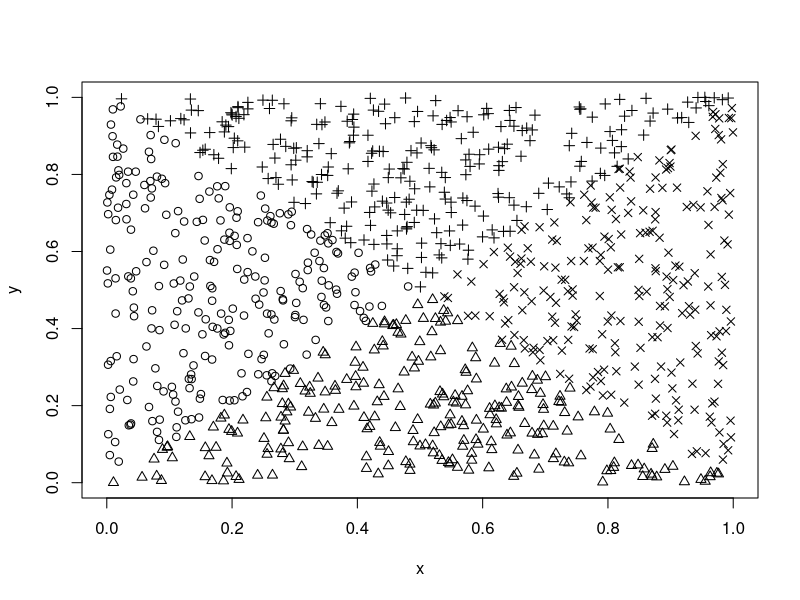

The R script that drew this image: (Note: this script raises an error after producing the figure.)
#Nicolo Frasco
#nfrasco@iu.edu

#Question 1
#A. Can't be found, there are not enough kale-eating Massachusetts adults who were surveyed.
#B. 0.075 --> rounds to .08
#C. Diabetic non-kale eaters: 0.11 +/- 0.002, Diabetic kale eaters: 0.08 +/- 0.005
#D. Yes, because the highest probability of a kale eater actually having diabetes is 0.085, and the lowest probability of a non-kale eater actually having diabetes is 0.108.
#E. No, you would need to account for more factors such as family istory or their entire diet. Some people are also predisposed to having/developing diabetes. 
#F. A possible theory could be that they exercise more and eat less processed foods compared to tge non-kale eaters.



#Question 2
#A. I believe there isn't enough information to back this claim. It's very possible that people who end up with less rates of diabetes than those who eat kale end up that way out of coincidence. Just not enough background/evidence
#B. Saying Health-conscious is very vague and subjective, as someone who eats poorly and then has a kale salad may call themselves "health-conscious." Not enough evidence.
#C. When you use runif(), the number is random. This means people with diabetes may end up in the kale-eating group and vice-versa. Not enough evidence.



#Question 3
x = runif(1000) # values for X
y = runif(1000) # values for Y
event_a = x < 1 - y # Set up event A
event_b = x < y # Set up event B
U = rep(0, 1000) 

for(i in 1:1000){
  if(event_a[i] && event_b[i]){
    U[i] = 1;
  } else if (event_a[i] && !event_b[i]){
    U[i] = 2;
  } else if (!event_a[i] && event_b[i]){
    U[i] = 3;
  } else if (!event_a[i] && !event_b[i]){
    U[i] = 4;
  }
}

plot(x, y, pch=U)

probA = sum(event_a) / 1000 #probability of A
probB = sum(event_b) / 1000 #probability of B

upperA = probA + 1.96*sqrt(probA*(1-probA)/N) #upper confidence interval - a
lowerA = probA - 1.96*sqrt(probA*(1-probA)/N) #lower confidence interval - a

pAandB = (probA * pB) / pB #joint probability - a and b

uppercon = probAandB + 1.96*sqrt(probAandB*(1-probAandB)/N) #upper confidence interval - a (given B)
lowercon = probAandB - 1.96*sqrt(probAandB*(1-probAandB)/N) #lower confidence interval - a (given B)

#Yes they are consistent, and because the points on the graph don't overlap with one anotherwhich makes them independent.



#Question 4
N = 1000000
x = runif(N)
a = x < .5
b = ((2*x) %% 1) < .5 # input function from HW
prob_A = sum(a) / N #probability of A
prob_B = sum(b) / N #probability of B

prob_AandB = prob_A * prob_B #joint-probability for ease of calculation

upper_A = prob_A + 1.96*sqrt(prob_A*(1-prob_A)/N) #upper confidence interval - a
lower_A = prob_A - 1.96*sqrt(prob_A*(1-prob_A)/N) #lower confidence interval - a

upper_B = prob_B + 1.96*sqrt(prob_B*(1-prob_B)/N) #upper confidence interval - B
lower_B = prob_B - 1.96*sqrt(prob_B*(1-prob_B)/N) #lower confidence interval - B

upper_AandB = prob_AandB - 1.96*sqrt(prob_AandB*(1-prob_AandB)/N) #upper confidence interval - a&b
lower_AandB = prob_AandB - 1.96*sqrt(prob_AandB*(1-prob_AandB)/N) #lower confidence interval - a&b

print(prob_AandB / prob_B)
print(prob_A)
#Yes A and B are independent events

  
#Question 5
#A. It's possible that a citizen from Bloomington could like the mayor, in which case they'd reelect him, but don't like the police chief, and in which case they'd be unlikely to reelect the police chief, and vice versa. Because of this, should be modelled as independent.
#B. The 2 people may have have different political views, so independent. 
#C. The possibility of either heads or tails are both 50% regardless. Independent.
#D. There's no way to say if the person has seen the movies. Because of this, independent. 
  


